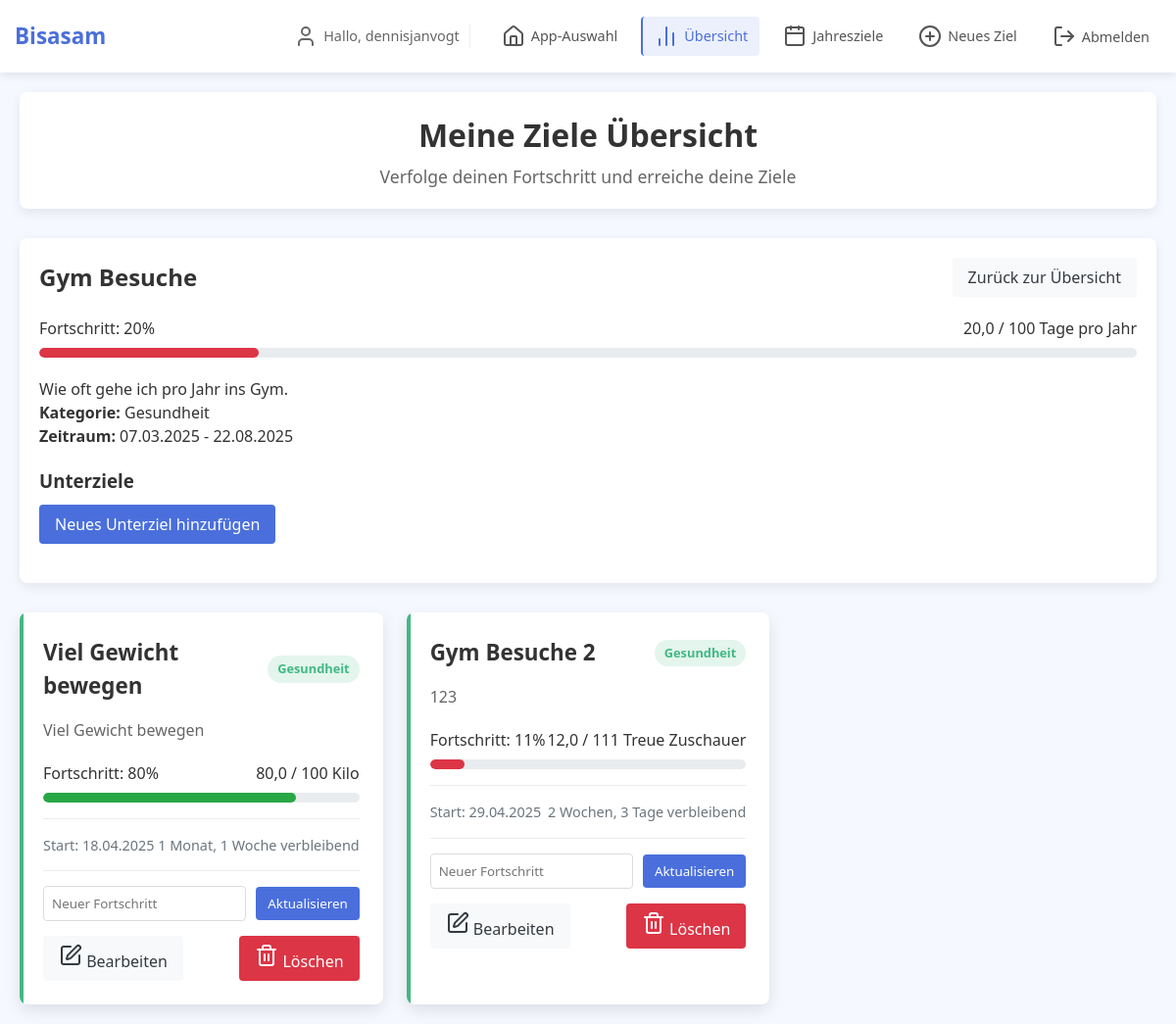
Page /tracking/?parent_id=1 (signed in) on the committed database.
### tracking/models.py (models this page shows, shortened)
class Goal(models.Model):
    KATEGORIEN = [
        ('Gesundheit', 'Gesundheit'),
        ('Finanzen', 'Finanzen'),
        ('Karriere', 'Karriere'),
        ('Lernen', 'Lernen'),
        ('Sonstiges', 'Sonstiges')
    ]
    user = models.ForeignKey(User, on_delete=models.CASCADE, related_name='goals')
    parent = models.ForeignKey('self', on_delete=models.CASCADE, null=True, blank=True, related_name='subtasks')
    definition = models.CharField(max_length=50)
    description = models.CharField(max_length=150)
    ziel_wert = models.IntegerField()
    fortschritt = models.FloatField()
    einheit = models.CharField(max_length=20)
    start = models.DateField()
    end = models.DateField()
    kategorie = models.CharField(choices=KATEGORIEN)
    is_parent_goal = models.BooleanField(default=False)
    auto_calculate = models.BooleanField(default=False, help_text="Fortschritt automatisch aus Unterzielen berechnen")

### tracking/views.py (the view)
# urls.py: path('', views.goals_view, name='goals'),
@login_required
def goals_view(request):
    today = timezone.now().date()
    parent_goals = Goal.objects.filter(user=request.user, parent__isnull=True)
    selected_goal_id = request.GET.get('parent_id')
    selected_goal = None
    subtasks = None
    if selected_goal_id:
        try:
            selected_goal = Goal.objects.get(id=selected_goal_id, user=request.user)
            subtasks = Goal.objects.filter(parent=selected_goal)
        except Goal.DoesNotExist:
            pass
    parent_goals_with_progress = parent_goals.annotate(
        progress_percent=ExpressionWrapper(
            (F('fortschritt') * 100.0) / F('ziel_wert'),
            output_field=FloatField()
        )
    )
    if subtasks:
        subtasks = subtasks.annotate(
            progress_percent=ExpressionWrapper(
                (F('fortschritt') * 100.0) / F('ziel_wert'),
                output_field=FloatField()
            )
        )
    avg_progress = parent_goals_with_progress.aggregate(avg=Avg('progress_percent'))['avg'] or 0
    active_goals = parent_goals.filter(end__gte=today).count()
    nearest_deadline_goal = parent_goals.filter(end__gte=today).order_by('end').first()
    nearest_deadline = nearest_deadline_goal.end if nearest_deadline_goal else None
    context = {
        'goals': parent_goals_with_progress,
        'avg_progress': avg_progress,
        'active_goals': active_goals,
        'nearest_deadline': nearest_deadline,
        'today': today,
        'selected_goal': selected_goal,
        'subtasks': subtasks,
    }
    return render(request, 'tracking/home.html', context)

### tracking/templates/tracking/home.html (shortened to what this page needs)
{% extends 'tracking/base.html' %}
{% load static %}
{% block content %}
<div class="header">
    <h1>Meine Ziele Übersicht</h1>
    <p>Verfolge deinen Fortschritt und erreiche deine Ziele</p>
</div>
{% if selected_goal %}
<div class="selected-goal-info" style="margin-bottom: 30px; background: white; border-radius: 8px; padding: 20px; box-shadow: 0 4px 12px rgba(0, 0, 0, 0.08);">
    <div style="display: flex; justify-content: space-between; align-items: center; margin-bottom: 20px;">
        <h2>{{ selected_goal.definition }}</h2>
        <a href="{% url 'goals' %}" class="btn btn-light">Zurück zur Übersicht</a>
    </div>
    <div class="progress-container" style="margin-bottom: 20px;">
        <div class="progress-stats">
            {% with progress_percent=selected_goal.fortschritt|floatformat:0|default:"0" %}
            <span class="progress-text">Fortschritt: {{ progress_percent }}%</span>
            <span>{{ selected_goal.fortschritt }} / {{ selected_goal.ziel_wert }} {{ selected_goal.einheit }}</span>
            {% endwith %}
        </div>
        <div class="progress-bar">
            <div class="progress-fill" style="width: {{ selected_goal.fortschritt|floatformat:0 }}%;"></div>
        </div>
    </div>
    <div style="margin-bottom: 20px;">
        <p>{{ selected_goal.description }}</p>
        <p><strong>Kategorie:</strong> {{ selected_goal.kategorie }}</p>
        <p><strong>Zeitraum:</strong> {{ selected_goal.start|date:"d.m.Y" }} - {{ selected_goal.end|date:"d.m.Y" }}</p>
    </div>
    <div style="margin-bottom: 20px;">
        <h3>Unterziele</h3>
        <a href="{% url 'add_goal' %}?parent_id={{ selected_goal.id }}" class="btn btn-primary" style="margin-top: 10px;">
            Neues Unterziel hinzufügen
        </a>
    </div>
</div>
<div class="goals-container" id="goals-container">
    {% for goal in subtasks %}
    <div class="goal-card {{ goal.kategorie }}" data-category="{{ goal.kategorie }}">
        <div class="goal-header">
            <h3 class="goal-title">{{ goal.definition }}</h3>
            <span class="category-badge {{ goal.kategorie }}">{{ goal.kategorie }}</span>
        </div>
        <p class="goal-desc">{{ goal.description }}</p>
        <div class="progress-container">
            <div class="progress-stats">
                {% with progress_percent=goal.progress_percent|floatformat:0 %}
                <span class="progress-text">Fortschritt: {{ progress_percent }}%</span>
                <span>{{ goal.fortschritt }} / {{ goal.ziel_wert }} {{ goal.einheit }}</span>
                {% endwith %}
            </div>
            <div class="progress-bar">
                <div class="progress-fill" style="width: {{ goal.progress_percent|floatformat:0 }}%"></div>
            </div>
        </div>
        <div class="timeframe">
            <span>Start: {{ goal.start|date:"d.m.Y" }}</span>
            <span>
                {% with days_remaining=goal.end|timeuntil:today %}
                {% if goal.end < today %}
                    <span style="color: var(--danger);">Abgelaufen</span>
                {% elif goal.end == today %}
                    <span style="color: var(--warning);">Heute fällig</span>
                {% else %}
                    {{ days_remaining }} verbleibend
                {% endif %}
                {% endwith %}
            </span>
        </div>
        {% if not goal.auto_calculate %}
        <form method="post" action="{% url 'update_progress' goal.id %}" class="update-progress-form" style="margin-top: 15px; padding-top: 15px; border-top: 1px solid #e9ecef;">
            <div style="display: flex; gap: 10px; align-items: center;">
                <input type="number" name="fortschritt" step="0.01" min="0" max="{{ goal.ziel_wert }}" value="{{ goal.fortschritt }}" placeholder="Neuer Fortschritt"
                       style="flex: 1; padding: 8px; border: 1px solid #ddd; border-radius: 4px;">
                <button type="submit" style="background-color: var(--primary); color: white; border: none; border-radius: 4px; padding: 8px 12px; cursor: pointer;">
                    Aktualisieren
                </button>
            </div>
        </form>
        {% else %}
        <div style="margin-top: 15px; padding-top: 15px; border-top: 1px solid #e9ecef; color: #6c757d; font-style: italic;">
            Fortschritt wird automatisch berechnet
        </div>
        {% endif %}
        <div style="display: flex; justify-content: space-between; margin-top: 15px;">
            <a href="{% url 'update_goal' goal.id %}" class="btn btn-light">
                <i data-lucide="edit" class="vsc-icon vsc-icon-edit"></i>
                Bearbeiten
            </a>
            <a href="{% url 'delete_goal' goal.id %}" class="btn btn-danger">
                <i data-lucide="trash-2" class="vsc-icon vsc-icon-delete"></i>
                Löschen
            </a>
        </div>
    </div>
    {% empty %}
    <div class="no-goals">
        <h3>Keine Unterziele gefunden</h3>
        <p>Es wurden noch keine Unterziele eingerichtet.</p>
        <a href="{% url 'add_goal' %}?parent_id={{ selected_goal.id }}" class="btn btn-primary" style="margin-top: 15px;">Unterziel erstellen</a>
    </div>
    {% endfor %}
</div>
{% endif %}
{% endblock %}

### home/templates/home/base_navbar.html (shortened to what this page needs)
<nav class="main-nav">
    <div class="nav-container">
        <div class="nav-brand">
            <a href="{% url 'landing_page' %}">Bisasam</a>
        </div>
        <div class="nav-links">
            {% if user.is_authenticated %}
                <div class="user-greeting">
                    <i data-lucide="user" class="vsc-icon vsc-icon-user"></i>
                    <span>Hallo, {{ user.username }}</span>
                </div>
                <div class="nav-actions">
                    <a href="{% url 'landing_page' %}" class="nav-link">
                        <i data-lucide="home" class="vsc-icon vsc-icon-home"></i>App-Auswahl
                    </a>
                    {% block app_specific_nav %}{% endblock %}
                    <form action="{% url 'logout' %}" method="post" class="logout-form">
                        <button type="submit" class="logout-btn">
                            <i data-lucide="log-out" class="vsc-icon vsc-icon-logout"></i>Abmelden
                        </button>
                    </form>
                </div>
            {% endif %}
        </div>
    </div>
</nav>

### tracking/templates/tracking/base.html (style rules this page uses)
:root { --primary: #4a6fdc; --success: #28a745; --warning: #ffc107; --danger: #dc3545; --light: #f8f9fa; --dark: #343a40; --health: #42b883; --finance: #f1c40f; --career: #9b59b6; --learning: #e74c3c; --other: #7f8c8d; --vsc-bg: #1e1e1e; --vsc-sidebar: #252526; --vsc-highlight: #3a3d41; }
* { margin: 0; padding: 0; box-sizing: border-box; font-family: 'Segoe UI', Tahoma, Geneva, Verdana, sans-serif; }
body { background-color: #f5f8ff; color: #333; padding: 0; margin: 0; font-size: 16px; line-height: 1.5; }
.header { text-align: center; margin-bottom: 30px; padding: 20px 15px; background-color: white; border-radius: 8px; box-shadow: 0 4px 12px rgba(0, 0, 0, 0.08); position: relative; }
.header h1 { font-size: 1.6rem; margin-bottom: 5px; }
.header p { color: #666; font-size: 0.95rem; }
@media (min-width: 768px) { .header h1 { font-size: 2rem; } }
@media (min-width: 768px) { .header p { font-size: 1.1rem; } }

### tracking/templates/tracking/home.html (style rules this page uses)
.goals-container { display: grid; grid-template-columns: repeat(auto-fill, minmax(360px, 1fr)); gap: 24px; }
.goal-card { background: white; border-radius: 8px; padding: 24px; box-shadow: 0 6px 16px rgba(0, 0, 0, 0.1); transition: transform 0.3s ease; position: relative; overflow: hidden; }
.goal-card::before { content: ''; position: absolute; top: 0; left: 0; width: 4px; height: 100%; }
.goal-card.Gesundheit::before { background-color: var(--health); }
.goal-header { display: flex; justify-content: space-between; align-items: center; margin-bottom: 16px; }
.goal-title { font-size: 1.4rem; font-weight: 700; color: #333; }
.category-badge { padding: 4px 10px; border-radius: 20px; font-size: 0.8rem; font-weight: 600; }
.category-badge.Gesundheit { background-color: rgba(66, 184, 131, 0.15); color: var(--health); }
.goal-desc { margin-bottom: 20px; color: #666; }
.progress-container { margin-bottom: 16px; }
.progress-stats { display: flex; justify-content: space-between; margin-bottom: 8px; }
.progress-bar { height: 10px; background-color: #e9ecef; border-radius: 5px; overflow: hidden; }
.progress-fill { height: 100%; border-radius: 5px; transition: width 0.5s ease; background-color: var(--success); }
.timeframe { display: flex; align-items: center; justify-content: space-between; padding-top: 16px; border-top: 1px solid #e9ecef; color: #6c757d; font-size: 0.9rem; }
.btn { display: inline-block; text-decoration: none; padding: 8px 16px; border-radius: 4px; font-weight: 500; transition: all 0.3s ease; }
.btn-primary { background-color: var(--primary); color: white; }
.btn-light { background-color: var(--light); color: var(--dark); }
.btn-danger { background-color: var(--danger); color: white; }

### home/templates/home/base_navbar.html (style rules this page uses)
.main-nav { background-color: #fff; box-shadow: 0 2px 10px rgba(0,0,0,0.1); padding: 15px 0; position: sticky; top: 0; z-index: 1000; }
.nav-container { max-width: 1200px; margin: 0 auto; display: flex; flex-wrap: wrap; justify-content: space-between; align-items: center; padding: 0 15px; }
.nav-brand { font-size: 1.4rem; font-weight: bold; }
.nav-brand a { text-decoration: none; color: var(--primary); transition: color 0.3s ease; }
.nav-links { display: flex; flex-wrap: wrap; align-items: center; gap: 20px; }
.user-greeting { color: #666; font-size: 0.9rem; padding-right: 10px; border-right: 1px solid #eee; display: flex; align-items: center; gap: 6px; }
.nav-actions { display: flex; gap: 12px; align-items: center; }
.nav-link { text-decoration: none; color: #555; font-weight: 500; font-size: 0.95rem; padding: 8px 12px; border-radius: 6px; transition: all 0.2s ease; display: flex; align-items: center; gap: 6px; }
.logout-form { margin: 0; }
.logout-btn { background-color: transparent; border: none; color: #555; font-weight: 500; font-size: 0.95rem; padding: 8px 12px; border-radius: 6px; cursor: pointer; transition: all 0.2s ease; display: flex; align-items: center; gap: 6px; }
.nav-link, .logout-btn { border-radius: 4px; padding: 8px 12px; font-size: 0.9rem; margin: 2px 0; }

### rows in the picture
Goal: definition "Gym Besuche", fortschritt "20,0", ziel_wert "100", einheit "Tage pro Jahr", description "Wie oft gehe ich pro Jahr ins Gym.", kategorie "Gesundheit", start "07.03.2025", end "22.08.2025"
Goal: definition "Viel Gewicht bewegen", kategorie "Gesundheit", description "Viel Gewicht bewegen", goal "80", fortschritt "80,0", ziel_wert "100", einheit "Kilo", start "18.04.2025", goal "1 Monat, 1 Woche"
Goal: definition "Gym Besuche 2", kategorie "Gesundheit", description "123", goal "11", fortschritt "12,0", ziel_wert "111", einheit "Treue Zuschauer", start "29.04.2025", goal "2 Wochen, 3 Tage"

### other values in the picture
{{ user.username }} "dennisjanvogt"
{{ progress_percent }} "20"
